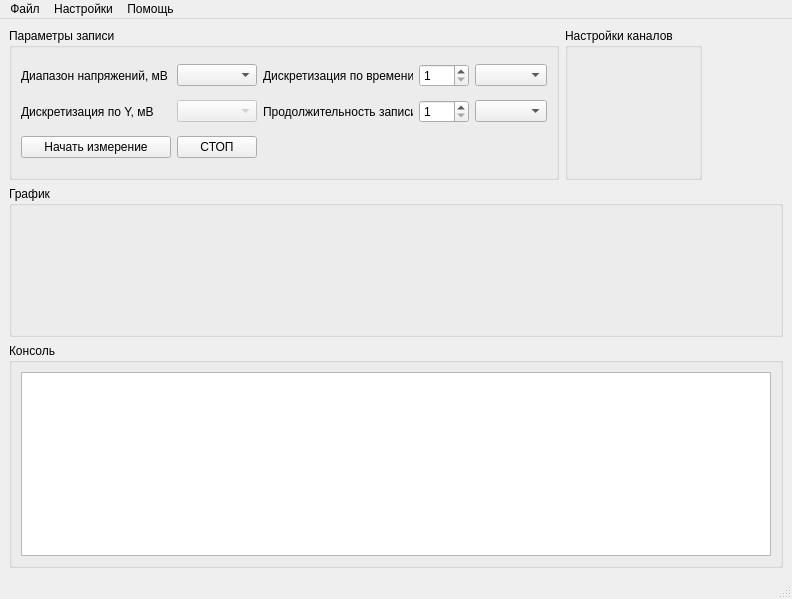
<?xml version="1.0" encoding="UTF-8"?>
<ui version="4.0">
 <class>MainWindow</class>
 <widget class="QMainWindow" name="MainWindow">
  <property name="geometry">
   <rect>
    <x>0</x>
    <y>0</y>
    <width>792</width>
    <height>599</height>
   </rect>
  </property>
  <property name="minimumSize">
   <size>
    <width>50</width>
    <height>0</height>
   </size>
  </property>
  <property name="windowTitle">
   <string>MainWindow</string>
  </property>
  <widget class="QWidget" name="centralwidget">
   <layout class="QGridLayout" name="gridLayout_2">
    <item row="0" column="0">
     <widget class="QGroupBox" name="recordParams">
      <property name="sizePolicy">
       <sizepolicy hsizetype="Expanding" vsizetype="Expanding">
        <horstretch>0</horstretch>
        <verstretch>0</verstretch>
       </sizepolicy>
      </property>
      <property name="maximumSize">
       <size>
        <width>550</width>
        <height>160</height>
       </size>
      </property>
      <property name="title">
       <string>Параметры записи</string>
      </property>
      <layout class="QGridLayout" name="gridLayout">
       <item row="1" column="4">
        <widget class="QComboBox" name="recordLengthTimeUnits"/>
       </item>
       <item row="2" column="1">
        <widget class="QPushButton" name="stopButton">
         <property name="text">
          <string>СТОП</string>
         </property>
        </widget>
       </item>
       <item row="0" column="0">
        <widget class="QLabel" name="label">
         <property name="text">
          <string>Диапазон напряжений, мВ ±</string>
         </property>
        </widget>
       </item>
       <item row="0" column="1">
        <widget class="QComboBox" name="recordRange"/>
       </item>
       <item row="0" column="4">
        <widget class="QComboBox" name="samplingTimeUnits">
         <property name="currentText">
          <string/>
         </property>
        </widget>
       </item>
       <item row="0" column="3">
        <widget class="QSpinBox" name="sampling">
         <property name="minimumSize">
          <size>
           <width>50</width>
           <height>0</height>
          </size>
         </property>
         <property name="minimum">
          <number>1</number>
         </property>
         <property name="maximum">
          <number>3600</number>
         </property>
        </widget>
       </item>
       <item row="1" column="2">
        <widget class="QLabel" name="label_4">
         <property name="minimumSize">
          <size>
           <width>150</width>
           <height>0</height>
          </size>
         </property>
         <property name="text">
          <string>Продолжительность записи</string>
         </property>
        </widget>
       </item>
       <item row="1" column="3">
        <widget class="QSpinBox" name="recordLength">
         <property name="minimumSize">
          <size>
           <width>50</width>
           <height>0</height>
          </size>
         </property>
         <property name="minimum">
          <number>1</number>
         </property>
         <property name="maximum">
          <number>3600</number>
         </property>
        </widget>
       </item>
       <item row="0" column="2">
        <widget class="QLabel" name="label_3">
         <property name="minimumSize">
          <size>
           <width>150</width>
           <height>0</height>
          </size>
         </property>
         <property name="text">
          <string>Дискретизация по времени</string>
         </property>
        </widget>
       </item>
       <item row="1" column="0">
        <widget class="QLabel" name="label_2">
         <property name="text">
          <string>Дискретизация по Y, мВ</string>
         </property>
        </widget>
       </item>
       <item row="1" column="1">
        <widget class="QComboBox" name="recordSampling">
         <property name="enabled">
          <bool>false</bool>
         </property>
        </widget>
       </item>
       <item row="2" column="0">
        <widget class="QPushButton" name="startButton">
         <property name="text">
          <string>Начать измерение</string>
         </property>
        </widget>
       </item>
      </layout>
     </widget>
    </item>
    <item row="1" column="0" colspan="4">
     <widget class="QGroupBox" name="plot">
      <property name="sizePolicy">
       <sizepolicy hsizetype="Expanding" vsizetype="Expanding">
        <horstretch>0</horstretch>
        <verstretch>0</verstretch>
       </sizepolicy>
      </property>
      <property name="title">
       <string>График</string>
      </property>
     </widget>
    </item>
    <item row="0" column="2">
     <spacer name="horizontalSpacer">
      <property name="orientation">
       <enum>Qt::Horizontal</enum>
      </property>
      <property name="sizeHint" stdset="0">
       <size>
        <width>40</width>
        <height>20</height>
       </size>
      </property>
     </spacer>
    </item>
    <item row="2" column="0" colspan="4">
     <widget class="QGroupBox" name="consoleBox">
      <property name="sizePolicy">
       <sizepolicy hsizetype="Expanding" vsizetype="Expanding">
        <horstretch>0</horstretch>
        <verstretch>0</verstretch>
       </sizepolicy>
      </property>
      <property name="maximumSize">
       <size>
        <width>16777215</width>
        <height>225</height>
       </size>
      </property>
      <property name="title">
       <string>Консоль</string>
      </property>
      <layout class="QGridLayout" name="gridLayout_3">
       <item row="0" column="0">
        <widget class="QPlainTextEdit" name="console"/>
       </item>
      </layout>
     </widget>
    </item>
    <item row="0" column="1">
     <widget class="QGroupBox" name="channelsConfig">
      <property name="sizePolicy">
       <sizepolicy hsizetype="Expanding" vsizetype="Expanding">
        <horstretch>0</horstretch>
        <verstretch>0</verstretch>
       </sizepolicy>
      </property>
      <property name="maximumSize">
       <size>
        <width>550</width>
        <height>160</height>
       </size>
      </property>
      <property name="title">
       <string>Настройки каналов</string>
      </property>
     </widget>
    </item>
   </layout>
  </widget>
  <widget class="QMenuBar" name="menubar">
   <property name="geometry">
    <rect>
     <x>0</x>
     <y>0</y>
     <width>792</width>
     <height>21</height>
    </rect>
   </property>
   <widget class="QMenu" name="file">
    <property name="title">
     <string>Файл</string>
    </property>
    <addaction name="saveAs"/>
    <addaction name="separator"/>
    <addaction name="exit"/>
   </widget>
   <widget class="QMenu" name="settings">
    <property name="title">
     <string>Настройки</string>
    </property>
    <addaction name="connection"/>
    <addaction name="serialChoice"/>
   </widget>
   <widget class="QMenu" name="help">
    <property name="title">
     <string>Помощь</string>
    </property>
    <addaction name="helpHelp"/>
    <addaction name="separator"/>
    <addaction name="about"/>
   </widget>
   <addaction name="file"/>
   <addaction name="settings"/>
   <addaction name="help"/>
  </widget>
  <widget class="QStatusBar" name="statusbar"/>
  <action name="saveAs">
   <property name="text">
    <string>Сохранить как</string>
   </property>
  </action>
  <action name="exit">
   <property name="text">
    <string>Выход</string>
   </property>
  </action>
  <action name="helpHelp">
   <property name="text">
    <string>Помощь</string>
   </property>
  </action>
  <action name="about">
   <property name="text">
    <string>О программе</string>
   </property>
  </action>
  <action name="connection">
   <property name="text">
    <string>Подключиться к прибору</string>
   </property>
  </action>
  <action name="serialChoice">
   <property name="text">
    <string>Ручной выбор COM-порта</string>
   </property>
  </action>
 </widget>
 <resources/>
 <connections/>
</ui>
